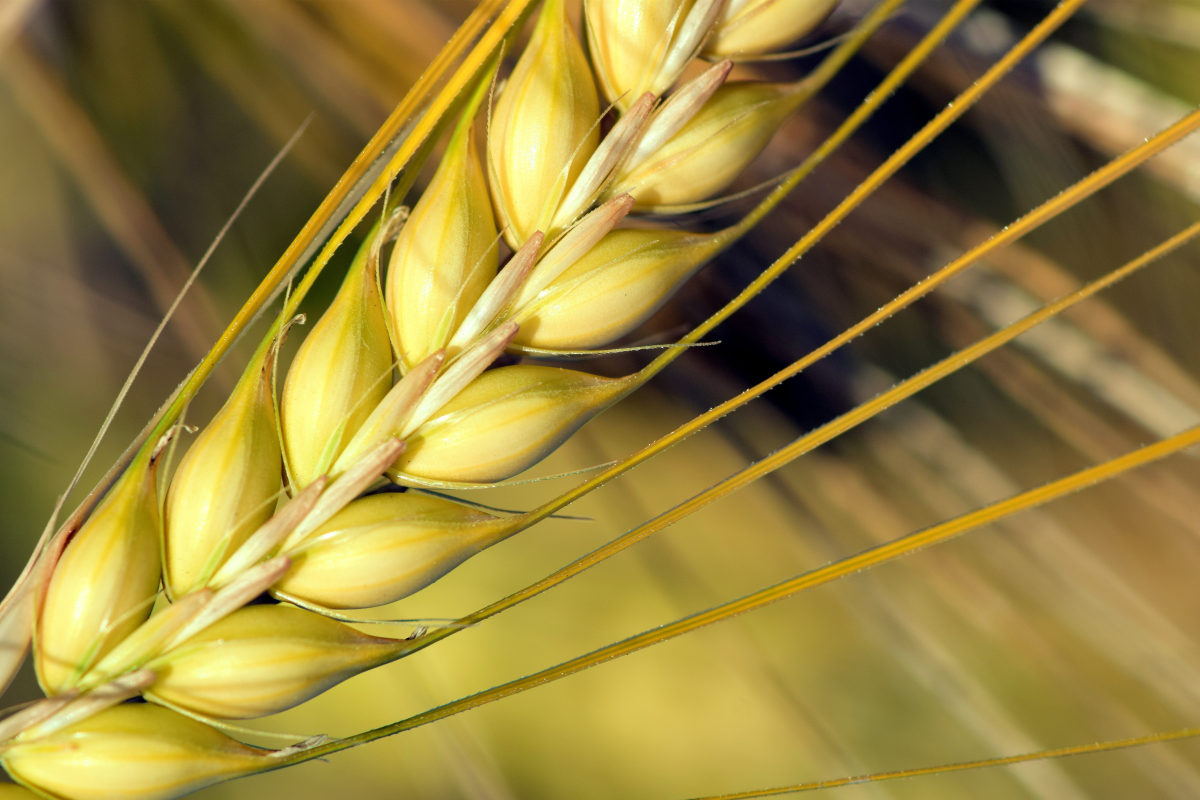
#> input picture assets/agriculture-barley-barley-field-close-up-533346 - Kopie.jpg, 6000 x 4000 px (shown at 1/5 size)
$ python create_thumbnails.py ..   (older library calls are emulated)
#> lines starting #> are read from the running program, lines starting #| are printed output that depends on the picture
#!/usr/bin/env python

import sys
from PIL import Image
from pathlib import Path
import glob

SIDE = 200.0

folder = Path(sys.argv[1])
path = folder.__str__() + r"\*.jpg"

for image in glob.glob(path):
    image_path = Path(image)
    thumbname = image_path.parent / (image_path.stem.__str__() + '_thumb' + image_path.suffix)
    img = Image.open(image_path)
#> img is the input picture: PIL image 6000x4000 RGB; mean R, G, B 150.3, 130.3, 59.9
    siz = img.size
#> siz = (6000, 4000)
    if siz[0] >= siz[1]:
        new_side = int(siz[0] * SIDE/siz[1])
#> new_side = 300
        img = img.resize((new_side, int(SIDE)), Image.ANTIALIAS)
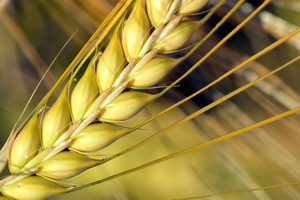
#> img: PIL image 300x200 RGB; mean R, G, B 150.3, 130.3, 59.9
        box=(int((new_side-SIDE)/2),
             0,
             int(new_side/2 + SIDE/2),
             int(SIDE))
#> box = (50, 0, 250, 200)
    else:
        new_side = int(siz[1] * SIDE/siz[0])
        img = img.resize((int(SIDE), new_side), Image.ANTIALIAS)
        box=(0,
             int((new_side-SIDE)/2),
             int(SIDE),
             int(new_side/2 + SIDE/2))

    img = img.crop(box=box)
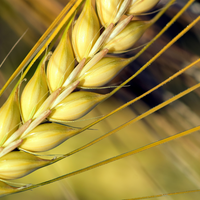
#> img: PIL image 200x200 RGB; mean R, G, B 155.4, 135, 59
    img.save(thumbname, format='JPEG', quality=90)
    print(img.size)
#| (200, 200)
#> pass 2 of the loop `for image in glob.glob(path):`:
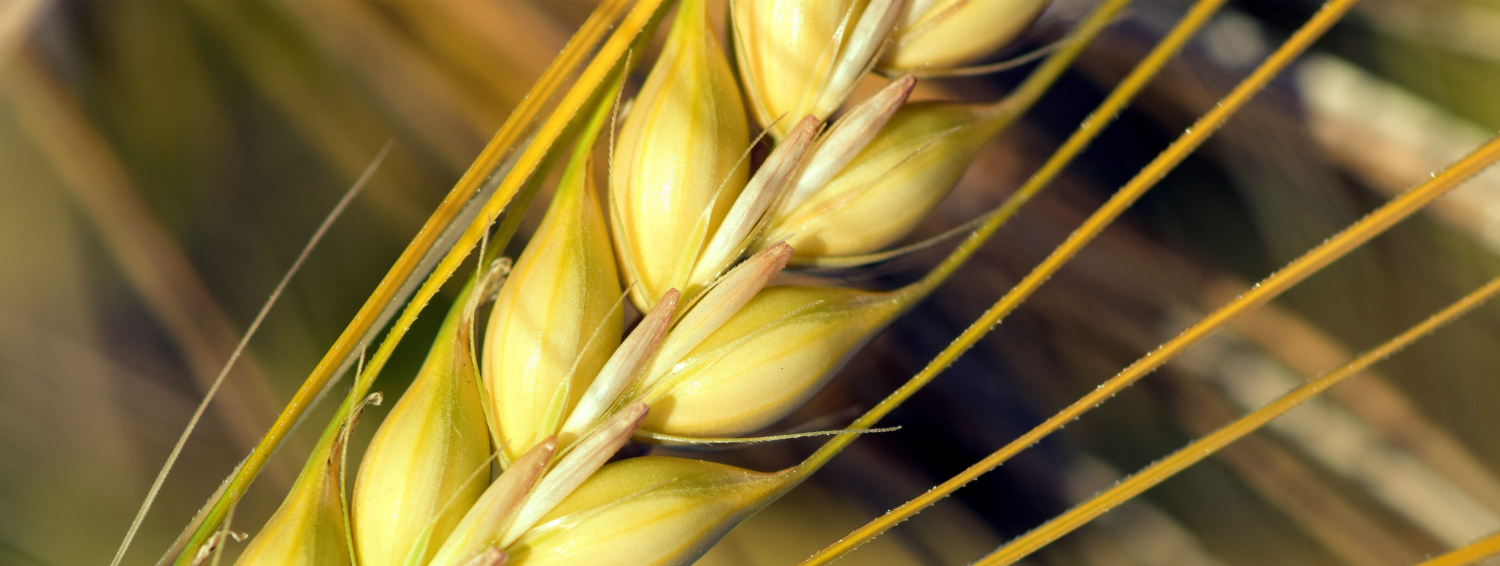
#> input picture assets/agriculture-barley-barley-field-close-up-533346.jpg, 6000 x 2264 px (shown at 1/4 size)
#> img is the input picture: PIL image 6000x2264 RGB; mean R, G, B 130.2, 110.4, 53.9
#> `img = img.resize((new_side, int(SIDE)), Image.ANTIALIAS)`:
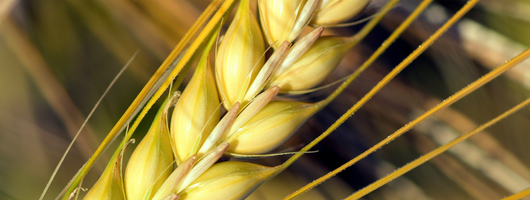
#> img: PIL image 530x200 RGB; mean R, G, B 130.2, 110.4, 53.9
#> `img = img.crop(box=box)`:
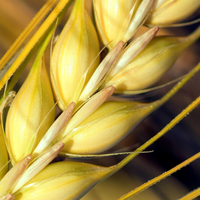
#> img: PIL image 200x200 RGB; mean R, G, B 163.8, 140, 64.6
#| (200, 200)

"""
Dir.glob(path) do |image|
    puts "Wroking on #{image}"
    thumbname = File.dirname(image) + "/" +
                File.basename(image, ".*") +
                "_thumb" + File.extname(image)

    image_data = MiniMagick::Image.open(image)
    crop_params = "#{MAX_SIDE.to_i}x#{MAX_SIDE.to_i}!"
    puts crop_params
    image_data.crop(crop_params)

    image_data.write(thumbname)

    puts "#{thumbname} written."
end
"""
